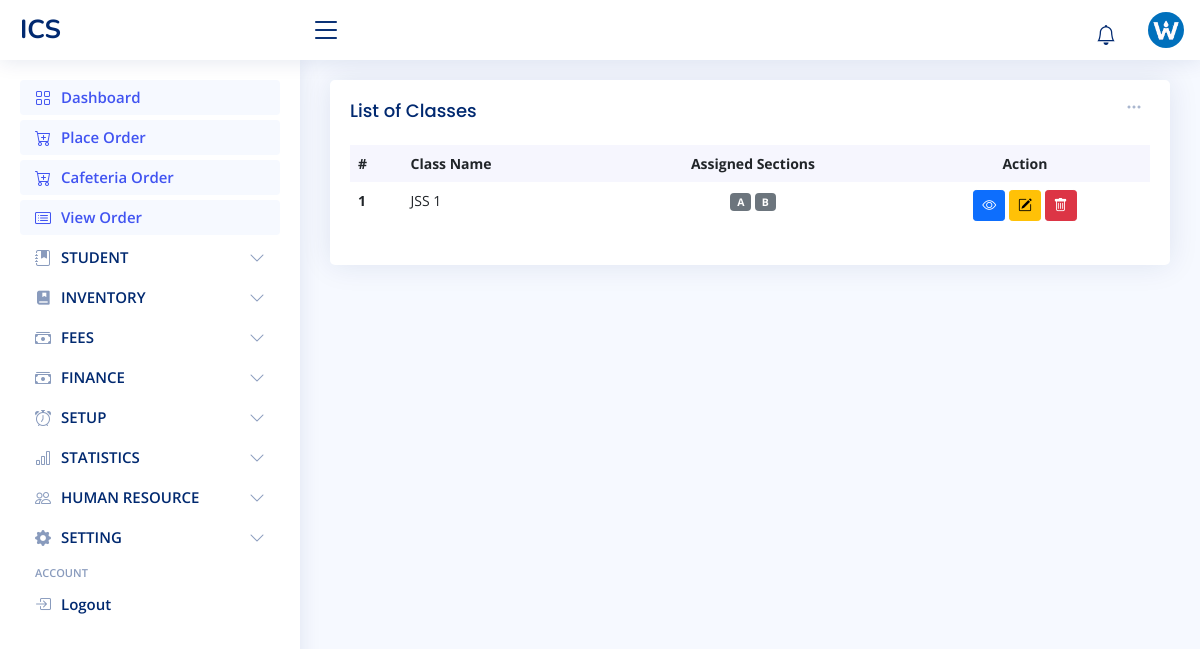
Page /class/ (signed in) on the committed database.
### admin_site/models.py (models this page shows, shortened)
class SchoolInfoModel(models.Model):
    name = models.CharField(max_length=250)
    short_name = models.CharField(max_length=50)
    logo = models.FileField(upload_to='images/logo', blank=True, null=True)
    mobile = models.CharField(max_length=20)
    email = models.EmailField()
    address = models.CharField(max_length=255)
    def __str__(self):
        return self.short_name.upper()

class ClassesModel(models.Model):
    name = models.CharField(max_length=100, unique=True)
    section = models.ManyToManyField(ClassSectionModel, blank=True)
    created_at = models.DateTimeField(auto_now_add=True, blank=True, null=True)
    updated_at = models.DateTimeField(auto_now=True, blank=True, null=True)
    class Meta:
        constraints = [models.UniqueConstraint(fields=['name'], name='unique_name_class_type_combo')]

class ClassSectionModel(models.Model):
    name = models.CharField(max_length=100, unique=True)
    created_at = models.DateTimeField(auto_now_add=True, blank=True, null=True)
    updated_at = models.DateTimeField(auto_now=True, blank=True, null=True)
    class Meta:
        constraints = [models.UniqueConstraint(fields=['name'], name='unique_class_name_type_combo')]
    def __str__(self):
        return self.name.upper()

### admin_site/views.py (the view)
# urls.py: path('class/', ClassListView.as_view(), name='class_index'),
class ClassListView(LoginRequiredMixin, PermissionRequiredMixin, ListView):
    model = ClassesModel
    permission_required = 'admin_site.view_classesmodel'
    template_name = 'admin_site/class/index.html'
    context_object_name = "class_list"
    queryset = ClassesModel.objects.order_by('name')
    def get_context_data(self, **kwargs):
        context = super().get_context_data(**kwargs)
        context['form'] = ClassForm()
        context['class_section_list'] = ClassSectionModel.objects.all()
        return context

### admin_site/context_processor.py (called while the page is built)
def school_info(request):
    info = SchoolInfoModel.objects.first()
    return {
        'school_info': info,
    }

### admin_site/templates/admin_site/class/index.html (shortened to what this page needs)
{% extends 'admin_site/layout.html' %}
{% block 'main' %}
<div class="col-12">
    <div class="card recent-sales overflow-auto">
        <div class="filter px-2">
            <a title="Actions" class="icon" href="#" data-bs-toggle="dropdown"><i class="bi bi-three-dots"></i></a>
        </div>
        <div class="card-body">
            <h5 class="card-title">List of Classes</h5>
            <table class="table table-borderless datatable">
                <thead>
                <tr>
                    <th scope="col">#</th>
                    <th scope="col">Class Name</th>
                    <th class="text-center" scope="col">Assigned Sections</th>
                    <th scope="col" class="text-center">Action</th>
                </tr>
                </thead>
                <tbody>
                {% for class in class_list %}
                <tr>
                    <th scope="row">{{ forloop.counter }}</th>
                    <td>{{ class.name|upper }}</td>
                    <td class="text-center">
                        {% for section in class.section.all %}
                            <span class="badge bg-secondary">{{ section.name|upper }}</span>
                        {% empty %}
                            <span class="badge bg-light text-dark">None</span>
                        {% endfor %}
                    </td>
                    <td class="text-center">
                        <a title="View Class Detail" href="{% url 'class_detail' class.id %}" class="btn btn-primary btn-sm"><i class="bi bi-eye"></i></a>
                        <button title="Edit Class" type="button" class="btn btn-warning btn-sm" data-bs-toggle="modal" data-bs-target="#editClassModal{{ forloop.counter }}"><i class="bi bi-pencil-square"></i></button>
                        <a title="Delete Class" href="{% url 'class_delete' class.id %}" class="btn btn-danger btn-sm"><i class="bi bi-trash"></i></a>
                    </td>
                </tr>
                {% endfor %}
                </tbody>
            </table>
        </div>
    </div>
</div>
{% endblock %}

### admin_site/templates/admin_site/layout.html (shortened to what this page needs)
<!DOCTYPE html>
{% load static %}
<html lang="en">
<head>
    <link href="{% static 'admin_site/vendor/bootstrap/css/bootstrap.min.css' %}" rel="stylesheet">
    <link href="{% static 'admin_site/vendor/bootstrap-icons/bootstrap-icons.css' %}" rel="stylesheet">
    <link href="{% static 'admin_site/vendor/boxicons/css/boxicons.min.css' %}" rel="stylesheet">
    <link href="{% static 'admin_site/vendor/quill/quill.snow.css' %}" rel="stylesheet">
    <link href="{% static 'admin_site/vendor/quill/quill.bubble.css' %}" rel="stylesheet">
    <link href="{% static 'admin_site/vendor/remixicon/remixicon.css' %}" rel="stylesheet">
    <link href="{% static 'admin_site/vendor/simple-datatables/style.css' %}" rel="stylesheet">
    <link href="{% static 'admin_site/styles/style.css' %}" rel="stylesheet">
</head>
<body>
<header class="header non-printable fixed-top d-flex align-items-center" id="header">
    <div class="d-flex align-items-center justify-content-between">
        <a class="logo d-flex align-items-center" href="% url 'admin_dashboard' %}">
            <span class="d-none d-lg-block">{{ school_info|upper }}</span>
        </a>
        <i class="bi bi-list toggle-sidebar-btn"></i>
    </div>
    <nav class="header-nav ms-auto">
        <ul class="d-flex align-items-center">
            <li class="nav-item dropdown">
          <a class="nav-link nav-icon" href="#" data-bs-toggle="dropdown">
            <i class="bi bi-bell"></i>
          </a>
        </li>
            <li class="nav-item dropdown pe-3">
                <a class="nav-link nav-profile d-flex align-items-center pe-0" data-bs-toggle="dropdown" href="#">
                    {% if user.is_superuser %}
                    <img alt="Profile" class="rounded-circle" src="{{ school_info.logo.url }}">
                    {% else %}
                    {% if user.profile.staff.image %}
                    <img alt="Profile" class="rounded-circle" src="{{user.profile.staff.image.url}}">
                    {% else %}
                    <img alt="Profile" class="rounded-circle" src="{% static 'admin_site/images/default_image.jpg' %}">
                    {% endif %}
                    {% endif %}
                </a>
            </li>
        </ul>
    </nav>
</header>
<aside class="sidebar non-printable" id="sidebar" style="">
    <ul class="sidebar-nav" id="sidebar-nav">
        <li class="nav-item">
            <a class="nav-link" href="{% url 'admin_dashboard' %}">
                <i class="bi bi-grid"></i>
                <span>Dashboard</span>
            </a>
        </li>
        {% if 'inventory.add_salemodel' in perms  %}
        <li class="nav-item">
            <a class="nav-link" href="{% url 'place_order' %}">
                <i class="bi bi-cart-plus"></i>
                <span>Place Order</span>
            </a>
        </li>
        {% endif %}
        {% if 'inventory.add_salemodel' in perms  %}
        <li class="nav-item">
            <a class="nav-link" href="{% url 'cafeteria_collection_live' %}">
                <i class="bi bi-cart-plus"></i>
                <span>Cafeteria Order</span>
            </a>
        </li>
        {% endif %}
        {% if 'inventory.view_salemodel' in perms  %}
        <li class="nav-item">
            <a class="nav-link" href="{% url 'view_orders' %}">
                <i class="bi bi-card-list"></i>
                <span>View Order</span>
            </a>
        </li>
        {% endif %}
        {% if 'student.add_studentmodel' in perms or 'student.view_studentmodel' in perms  %}
        <li class="nav-item">
            <a class="nav-link collapsed" data-bs-target="#stud" data-bs-toggle="collapse" href="#">
                <i class="bi bi-journal-bookmark-fill"></i><span>STUDENT</span><i
                    class="bi bi-chevron-down ms-auto"></i>
            </a>
        </li>
        {% endif %}
        {% if 'inventory.add_stockinmodel' in perms or 'inventory.view_productmodel' in perms  %}
        <li class="nav-item">
            <a class="nav-link collapsed" data-bs-target="#acad" data-bs-toggle="collapse" href="#">
                <i class="ri-book-mark-fill"></i><span>INVENTORY</span><i class="bi bi-chevron-down ms-auto"></i>
            </a>
        </li>
        {% endif %}
         {% if 'student.add_studentfundingmodel' in perms or 'student.view_studentfundingmodel' in perms or 'student.change_studentfundingmodel' in perms  %}
        <li class="nav-item">
            <a class="nav-link collapsed" data-bs-target="#fees" data-bs-toggle="collapse" href="#">
                <i class="bi bi-cash-stack"></i><span>FEES</span><i class="bi bi-chevron-down ms-auto"></i>
            </a>
        </li>
        {% endif %}
         {% if 'student.add_studentfundingmodel' in perms or 'student.view_studentfundingmodel' in perms or 'student.change_studentfundingmodel' in perms  %}
        <li class="nav-item">
            <a class="nav-link collapsed" data-bs-target="#fee" data-bs-toggle="collapse" href="#">
                <i class="bi bi-cash-stack"></i><span>FINANCE</span><i class="bi bi-chevron-down ms-auto"></i>
            </a>
        </li>
        {% endif %}
        {% if 'admin_site.add_classesmodel' in perms  %}
        <li class="nav-item">
            <a class="nav-link collapsed" data-bs-target="#sb_att" data-bs-toggle="collapse" href="#">
                <i class="bi bi-alarm"></i><span>SETUP</span><i class="bi bi-chevron-down ms-auto"></i>
            </a>
        </li>
        {% endif %}
        {% if 'inventory.change_salemodel' in perms  %}
        <li class="nav-item">
            <a class="nav-link collapsed" data-bs-target="#result" data-bs-toggle="collapse" href="#">
                <i class="bi bi-bar-chart"></i><span>STATISTICS</span><i class="bi bi-chevron-down ms-auto"></i>
            </a>
        </li>
        {% endif %}
        {% if 'human_resource.add_staffmodel' in perms or 'human_resource.view_staffmodel' in perms or 'auth.add_group' in perms %}
        <li class="nav-item">
            <a class="nav-link collapsed" data-bs-target="#hr" data-bs-toggle="collapse" href="#">
                <i class="bi bi-people"></i><span>HUMAN RESOURCE</span><i class="bi bi-chevron-down ms-auto"></i>
            </a>
        </li>
        {% endif %}
        {% if 'admin_site.change_schoolinfomodel' in perms or 'admin_site.change_schoolsettingmodel' in perms  %}
        <li class="nav-item">
            <a class="nav-link collapsed" data-bs-target="#tables-nav" data-bs-toggle="collapse" href="#">
                <i class="bi bi-gear-fill"></i><span>SETTING</span><i class="bi bi-chevron-down ms-auto"></i>
            </a>
        </li>
        {% endif %}
        <li class="nav-heading">Account</li>
        <li class="nav-item">
            <a class="nav-link collapsed" href="% url 'logout' %}">
                <i class="bi bi-box-arrow-in-right"></i>
                <span>Logout</span>
            </a>
        </li>
    </ul>
</aside>
<main class="main" id="main">
    <section class="section dashboard">
        {% block 'main' %} {% endblock %}
    </section>
</main>
</body>
</html>

### admin_site/static/admin_site/styles/style.css (style rules this page uses)
:root { scroll-behavior: smooth; }
body { font-family: "Open Sans", sans-serif; background: #f6f9ff; color: #444444; }
a { color: #4154f1; text-decoration: none; }
h1, h2, h3, h4, h5, h6 { font-family: "Nunito", sans-serif; }
#main { margin-top: 60px; padding: 20px 30px; transition: all 0.3s; }
.card { margin-bottom: 30px; border: none; border-radius: 5px; box-shadow: 0px 0 30px rgba(1, 41, 112, 0.1); }
.card-title { padding: 20px 0 15px 0; font-size: 18px; font-weight: 500; color: #012970; font-family: "Poppins", sans-serif; }
.card-body { padding: 0 20px 20px 20px; }
.logo { line-height: 1; }
@media (min-width: 1200px) { .logo { width: 280px; } }
.logo span { font-size: 26px; font-weight: 700; color: #012970; font-family: "Nunito", sans-serif; }
.header { transition: all 0.5s; z-index: 997; height: 60px; box-shadow: 0px 2px 20px rgba(1, 41, 112, 0.1); background-color: #fff; padding-left: 20px; }
.header .toggle-sidebar-btn { font-size: 32px; padding-left: 10px; cursor: pointer; color: #012970; }
.header-nav ul { list-style: none; }
.header-nav > ul { margin: 0; padding: 0; }
.header-nav .nav-icon { font-size: 20px; color: #012970; }
.header-nav .nav-profile { color: #012970; }
.header-nav .nav-profile img { max-height: 36px; }
.sidebar { position: fixed; top: 60px; left: 0; bottom: 0; width: 300px; z-index: 996; transition: all 0.3s; padding: 20px; overflow-y: auto; scrollbar-width: thin; scrollbar-color: #aab7cf transparent; box-shadow: 0px 0px 20px rgba(1, 41, 112, 0.1); background-color: #fff; }
@media (min-width: 1200px) { #main, #footer { margin-left: 300px; } }
.sidebar-nav { padding: 0; margin: 0; list-style: none; }
.sidebar-nav li { padding: 0; margin: 0; list-style: none; }
.sidebar-nav .nav-item { margin-bottom: 5px; }
.sidebar-nav .nav-heading { font-size: 11px; text-transform: uppercase; color: #899bbd; font-weight: 600; margin: 10px 0 5px 15px; }
.sidebar-nav .nav-link { display: flex; align-items: center; font-size: 15px; font-weight: 600; color: #4154f1; transition: 0.3; background: #f6f9ff; padding: 10px 15px; border-radius: 4px; }
.sidebar-nav .nav-link i { font-size: 16px; margin-right: 10px; color: #4154f1; }
.sidebar-nav .nav-link.collapsed { color: #012970; background: #fff; }
.sidebar-nav .nav-link.collapsed i { color: #899bbd; }
.sidebar-nav .nav-link .bi-chevron-down { margin-right: 0; transition: transform 0.2s ease-in-out; }
.dashboard .filter { position: absolute; right: 0px; top: 15px; }
.dashboard .filter .icon { color: #aab7cf; padding-right: 20px; padding-bottom: 5px; transition: 0.3s; font-size: 16px; }
.dashboard .recent-sales { font-size: 14px; }
.dashboard .recent-sales .table thead { background: #f6f6fe; }
.dashboard .recent-sales .table thead th { border: 0; }

### admin_site/templates/admin_site/layout.html (style rules this page uses)
.nav-link { height:35px }

### rows in the picture
SchoolInfoModel: short_name "ICS", logo (picture)
ClassesModel: name "JSS 1"
ClassSectionModel: name "A"
ClassSectionModel: name "B"
